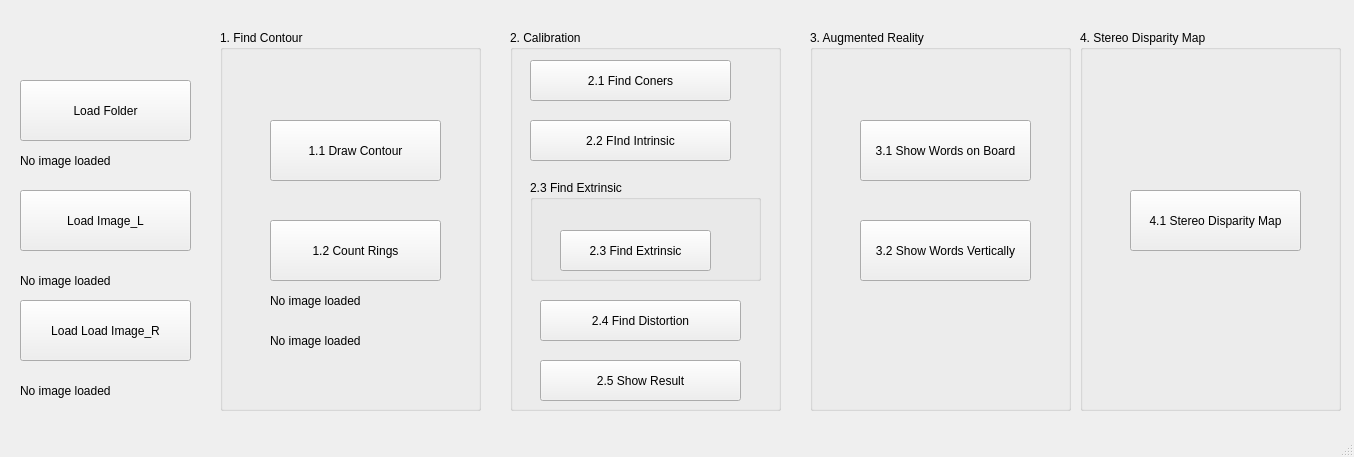
<?xml version="1.0" encoding="UTF-8"?>
<ui version="4.0">
 <class>mainWindow</class>
 <widget class="QMainWindow" name="mainWindow">
  <property name="geometry">
   <rect>
    <x>0</x>
    <y>0</y>
    <width>1354</width>
    <height>457</height>
   </rect>
  </property>
  <property name="windowTitle">
   <string>MainWindow</string>
  </property>
  <widget class="QWidget" name="centralwidget">
   <widget class="QGroupBox" name="groupBox">
    <property name="geometry">
     <rect>
      <x>220</x>
      <y>30</y>
      <width>261</width>
      <height>381</height>
     </rect>
    </property>
    <property name="title">
     <string>1. Find Contour</string>
    </property>
    <widget class="QPushButton" name="btn_1_1">
     <property name="geometry">
      <rect>
       <x>50</x>
       <y>90</y>
       <width>171</width>
       <height>61</height>
      </rect>
     </property>
     <property name="text">
      <string>1.1 Draw Contour</string>
     </property>
    </widget>
    <widget class="QPushButton" name="btn_1_2">
     <property name="geometry">
      <rect>
       <x>50</x>
       <y>190</y>
       <width>171</width>
       <height>61</height>
      </rect>
     </property>
     <property name="text">
      <string>1.2 Count Rings</string>
     </property>
    </widget>
    <widget class="QLabel" name="label_count1">
     <property name="geometry">
      <rect>
       <x>50</x>
       <y>250</y>
       <width>141</width>
       <height>41</height>
      </rect>
     </property>
     <property name="text">
      <string>No image loaded</string>
     </property>
    </widget>
    <widget class="QLabel" name="label_count2">
     <property name="geometry">
      <rect>
       <x>50</x>
       <y>290</y>
       <width>141</width>
       <height>41</height>
      </rect>
     </property>
     <property name="text">
      <string>No image loaded</string>
     </property>
    </widget>
   </widget>
   <widget class="QPushButton" name="btn_load1">
    <property name="geometry">
     <rect>
      <x>20</x>
      <y>190</y>
      <width>171</width>
      <height>61</height>
     </rect>
    </property>
    <property name="text">
     <string>Load Image_L</string>
    </property>
   </widget>
   <widget class="QLabel" name="label_load1">
    <property name="geometry">
     <rect>
      <x>20</x>
      <y>260</y>
      <width>141</width>
      <height>41</height>
     </rect>
    </property>
    <property name="text">
     <string>No image loaded</string>
    </property>
   </widget>
   <widget class="QPushButton" name="btn_load2">
    <property name="geometry">
     <rect>
      <x>20</x>
      <y>300</y>
      <width>171</width>
      <height>61</height>
     </rect>
    </property>
    <property name="text">
     <string>Load Load Image_R</string>
    </property>
   </widget>
   <widget class="QPushButton" name="btn_loadfolder">
    <property name="geometry">
     <rect>
      <x>20</x>
      <y>80</y>
      <width>171</width>
      <height>61</height>
     </rect>
    </property>
    <property name="text">
     <string>Load Folder</string>
    </property>
   </widget>
   <widget class="QLabel" name="label_load2">
    <property name="geometry">
     <rect>
      <x>20</x>
      <y>370</y>
      <width>141</width>
      <height>41</height>
     </rect>
    </property>
    <property name="text">
     <string>No image loaded</string>
    </property>
   </widget>
   <widget class="QLabel" name="label_folder">
    <property name="geometry">
     <rect>
      <x>20</x>
      <y>140</y>
      <width>141</width>
      <height>41</height>
     </rect>
    </property>
    <property name="text">
     <string>No image loaded</string>
    </property>
   </widget>
   <widget class="QGroupBox" name="groupBox_7">
    <property name="geometry">
     <rect>
      <x>810</x>
      <y>30</y>
      <width>261</width>
      <height>381</height>
     </rect>
    </property>
    <property name="title">
     <string>3. Augmented Reality</string>
    </property>
    <widget class="QPushButton" name="btn_3_1">
     <property name="geometry">
      <rect>
       <x>50</x>
       <y>90</y>
       <width>171</width>
       <height>61</height>
      </rect>
     </property>
     <property name="text">
      <string>3.1 Show Words on Board</string>
     </property>
    </widget>
    <widget class="QPushButton" name="btn_3_2">
     <property name="geometry">
      <rect>
       <x>50</x>
       <y>190</y>
       <width>171</width>
       <height>61</height>
      </rect>
     </property>
     <property name="text">
      <string>3.2 Show Words Vertically</string>
     </property>
    </widget>
   </widget>
   <widget class="QGroupBox" name="groupBox_8">
    <property name="geometry">
     <rect>
      <x>1080</x>
      <y>30</y>
      <width>261</width>
      <height>381</height>
     </rect>
    </property>
    <property name="title">
     <string>4. Stereo Disparity Map</string>
    </property>
    <widget class="QPushButton" name="btn_4_1">
     <property name="geometry">
      <rect>
       <x>50</x>
       <y>160</y>
       <width>171</width>
       <height>61</height>
      </rect>
     </property>
     <property name="text">
      <string>4.1 Stereo Disparity Map</string>
     </property>
    </widget>
   </widget>
   <widget class="QGroupBox" name="groupBox_4">
    <property name="geometry">
     <rect>
      <x>510</x>
      <y>30</y>
      <width>271</width>
      <height>381</height>
     </rect>
    </property>
    <property name="title">
     <string>2. Calibration</string>
    </property>
    <widget class="QPushButton" name="bt_2_1">
     <property name="geometry">
      <rect>
       <x>20</x>
       <y>30</y>
       <width>201</width>
       <height>41</height>
      </rect>
     </property>
     <property name="text">
      <string>2.1 Find Coners</string>
     </property>
    </widget>
    <widget class="QPushButton" name="bt_2_2">
     <property name="geometry">
      <rect>
       <x>20</x>
       <y>90</y>
       <width>201</width>
       <height>41</height>
      </rect>
     </property>
     <property name="text">
      <string>2.2 FInd Intrinsic</string>
     </property>
    </widget>
    <widget class="QPushButton" name="bt_2_5">
     <property name="geometry">
      <rect>
       <x>30</x>
       <y>330</y>
       <width>201</width>
       <height>41</height>
      </rect>
     </property>
     <property name="text">
      <string>2.5 Show Result</string>
     </property>
    </widget>
    <widget class="QPushButton" name="bt_2_4">
     <property name="geometry">
      <rect>
       <x>30</x>
       <y>270</y>
       <width>201</width>
       <height>41</height>
      </rect>
     </property>
     <property name="text">
      <string>2.4 Find Distortion</string>
     </property>
    </widget>
    <widget class="QGroupBox" name="groupBox_2">
     <property name="geometry">
      <rect>
       <x>20</x>
       <y>150</y>
       <width>231</width>
       <height>101</height>
      </rect>
     </property>
     <property name="title">
      <string>2.3 Find Extrinsic</string>
     </property>
     <widget class="QPushButton" name="bt_2_3">
      <property name="geometry">
       <rect>
        <x>30</x>
        <y>50</y>
        <width>151</width>
        <height>41</height>
       </rect>
      </property>
      <property name="text">
       <string>2.3 Find Extrinsic</string>
      </property>
     </widget>
    </widget>
   </widget>
  </widget>
  <widget class="QStatusBar" name="statusbar"/>
 </widget>
 <resources/>
 <connections/>
</ui>
